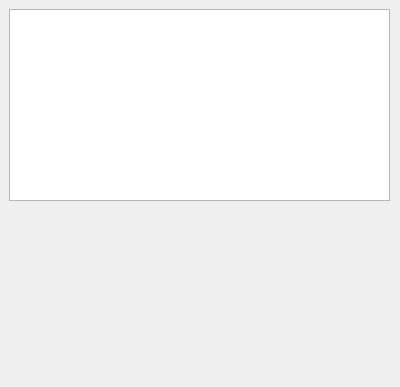
<?xml version="1.0" encoding="UTF-8"?>
<ui version="4.0">
 <class>MainWindow</class>
 <widget class="QWidget" name="MainWindow">
  <property name="geometry">
   <rect>
    <x>0</x>
    <y>0</y>
    <width>400</width>
    <height>387</height>
   </rect>
  </property>
  <property name="windowTitle">
   <string>Form</string>
  </property>
  <widget class="QGraphicsView" name="graphicsView">
   <property name="geometry">
    <rect>
     <x>9</x>
     <y>9</y>
     <width>381</width>
     <height>192</height>
    </rect>
   </property>
  </widget>
  <widget class="QWidget" name="">
   <property name="geometry">
    <rect>
     <x>10</x>
     <y>210</y>
     <width>381</width>
     <height>171</height>
    </rect>
   </property>
   <layout class="QGridLayout" name="gridLayout"/>
  </widget>
 </widget>
 <resources/>
 <connections/>
</ui>
